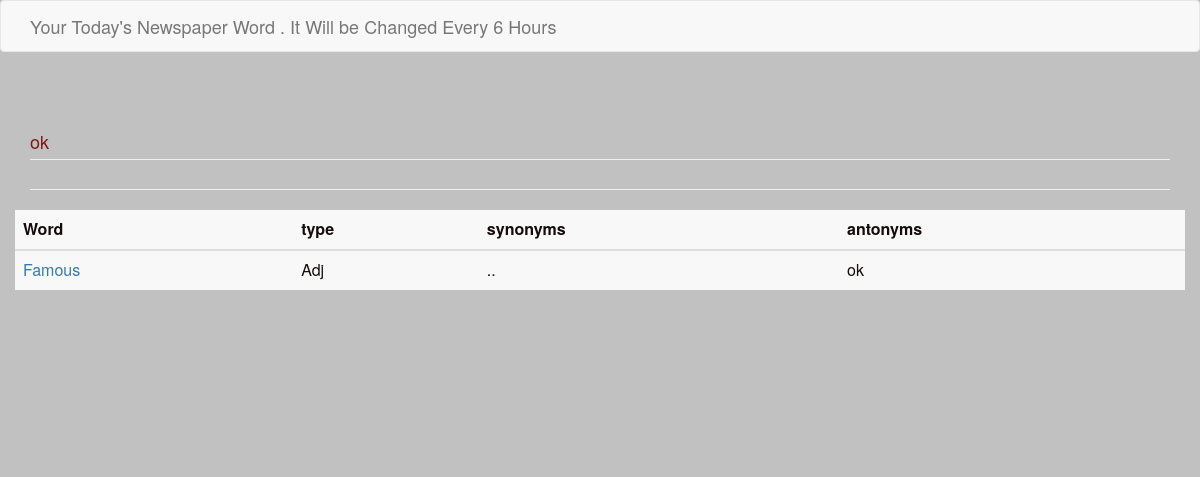
/info/word/ (signed in), run on the app's committed database.
### Subinfo/models.py (models this page shows, shortened)
class word(models.Model):
    word=models.CharField(max_length=30)
    type = models.CharField(max_length=30)
    exp = models.CharField(max_length=300)
    sn = models.CharField(max_length=130)
    an = models.CharField(max_length=130)
    quate = models.CharField(max_length=600)

### Subinfo/views.py (the view, shortened to what this page needs)
# urls.py: path('word/', views.Word, name="word"),
def Word(request):
    if request.user.is_authenticated:
        wt = wordtime.objects.get(word_id=request.user.id)
        prevous = wt.update
        now = datetime.now(timezone.utc)
        addtimes = prevous + timedelta(hours=6);
        if addtimes < now:
            words = word.objects.order_by("?").first()
            wt.wid=words.id
            wt.save()
            logger.error("random")
            return render(request, 'Subinfo/word.html', {"words": words, "ids": request.user.id})
        return render(request, 'Subinfo/word.html', {"words": words, "ids": request.user.id})
    return render(request, 'Subinfo/word.html', {})

### Subinfo/templates/Subinfo/word.html (shortened to what this page needs)
{% extends 'Subinfo/sbase.html' %}
{% block head %}
<a class="navbar-brand" href="#">Your Today's Newspaper Word . It Will be Changed Every 6 Hours </a>
{%endblock%}
{% block forms %}
 {% if request.user.is_authenticated %}
 <br><br><br>
<h1 class="page-header">
    <small style="font-size: 50%;color: #801717;">{{words.quate}} </small>
</h1>
<h1 class="page-header">
</h1>
<div class="row">
    <table class="table" style="background-color: #f8f8f8;">
        <thead>
        <tr>
            <th scope="col">Word</th>
            <th scope="col">type</th>
            <th scope="col">synonyms</th>
            <th scope="col">antonyms</th>
        </tr>
        </thead>
        <tbody>
        <tr>
            <td title="{{words.exp}}"><a href="#">{{words.word}}</a></td>
            <td>{{words.type}}</td>
            <td>{{words.sn}}</td>
            <td>{{words.an}}</td>
        </tr>
        </tbody>
    </table>
</div>
 <br>
{%endif%}
{%endblock%}

### data on the page
word: quate "ok", word "Famous", type "Adj", sn "..", an "ok"
